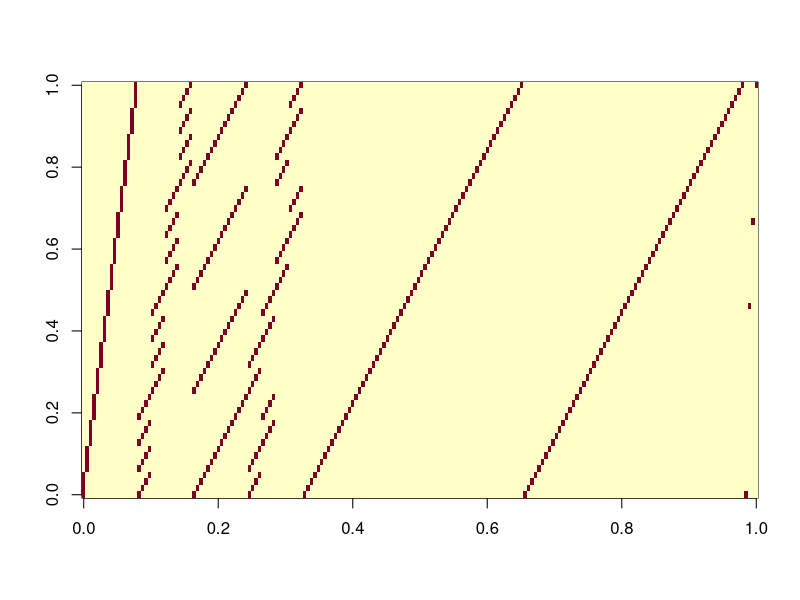

Write the R code that produced this figure.

idx = function(i,j,d){
  4*4*i + 4*j + d
}

A=c()
# cell constraints
for (i in 0:3){
  for (j in 0:3){
    row = rep(0,4^3)
    for (d in 1:4){
      row[idx(i,j,d)]=1
    }
    A = rbind(A,row)
  }
}

# row constraints
for (i in 0:3){
  for (d in 1:4){
    row = rep(0,4^3)
    for (j in 0:3){
      row[idx(i,j,d)]=1
    }
    A = rbind(A,row)
  }
}
# column constraints

for (j in 0:3){
  for (d in 1:4){
    row = rep(0,4^3)
    for (i in 0:3){
      row[idx(i,j,d)]=1
    }
    A = rbind(A,row)
  }
}

# block constraints
for (bi in 0:1){
    for (bj in 0:1){
        for (d in 1:4){
            row = rep(0,4^3)
            for (i in 0:1){
                for (j in 0:1){
                    row[idx(2*bi+i,2*bj+j,d)]=1
                }
            }
            A=rbind(A,row)
        }
    }
}

A = rbind(A, diag(rep(1,4^3)))
A = rbind(A, diag(rep(1,4^3)))

setCoef = function(i,j,d){
    row = rep(0,9^3)
    row[idx(i,j,d)]=1
    A <<- rbind(A, row)
}

setCoef(0,0,1)
setCoef(1,3,2)
setCoef(2,2,3)
setCoef(3,3,4)

image(A)

library(lpSolve)
c = rep(0,4^3)
dir = c(rep("=",4^2*4), rep(">=",4^3), rep("<=",4^3), rep("=",4))
b = c(rep(1,4^2*4), rep(0,4^3), rep(1,4^3), rep(1,4))
sol = lp("max", c, A, dir,b)

digits=rep(1:4,16)
matrix(digits[round(sol$solution)==1],nrow=4)
